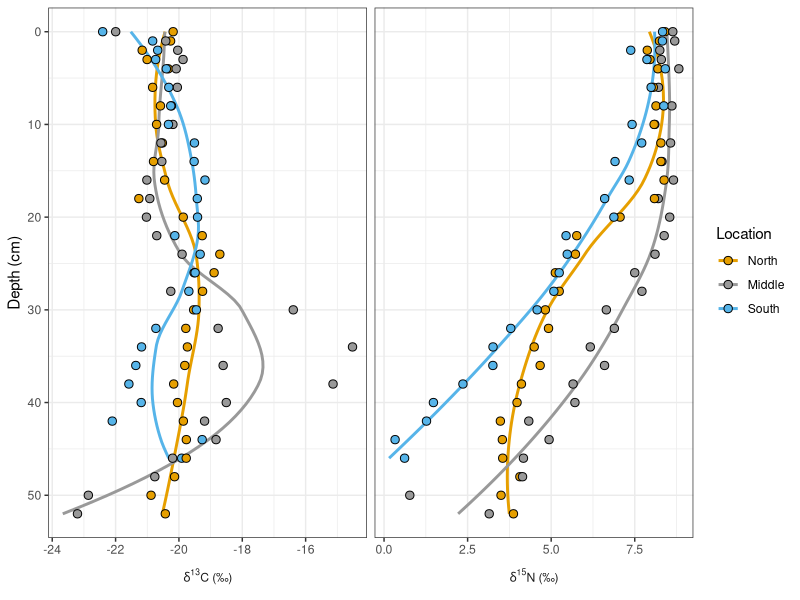
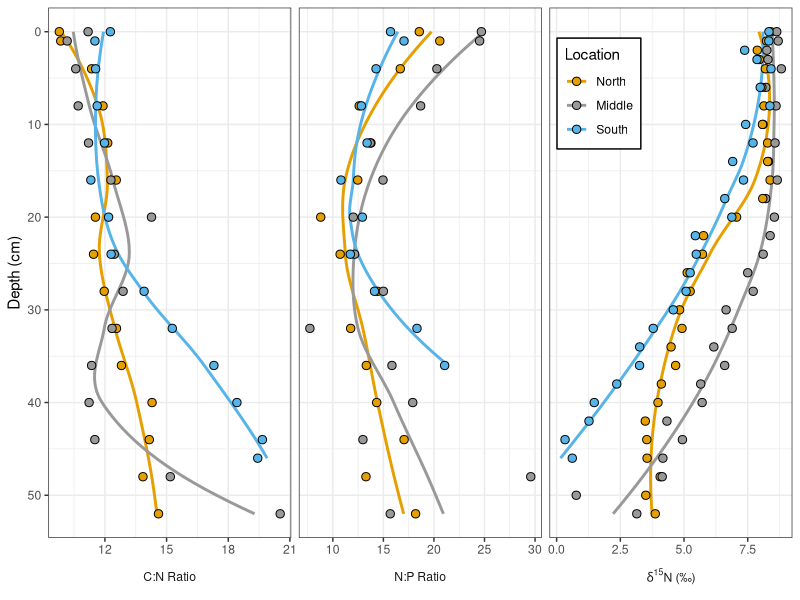
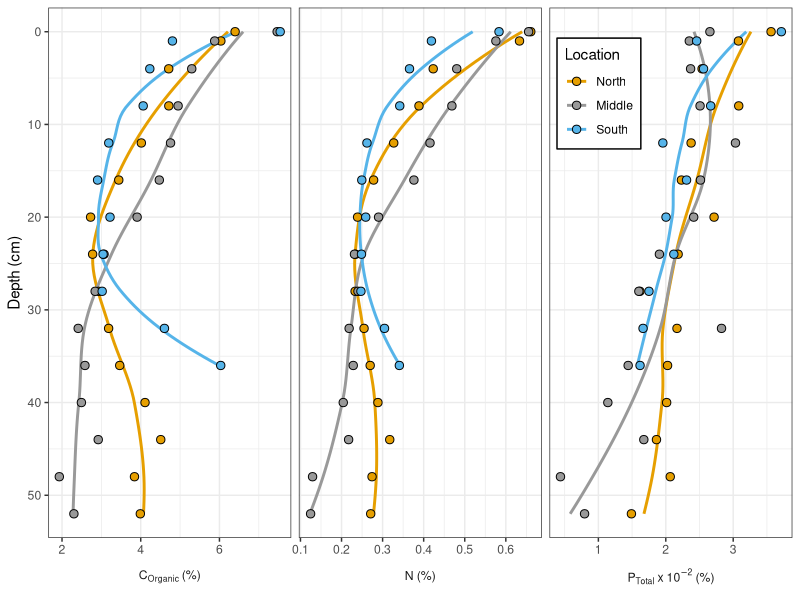
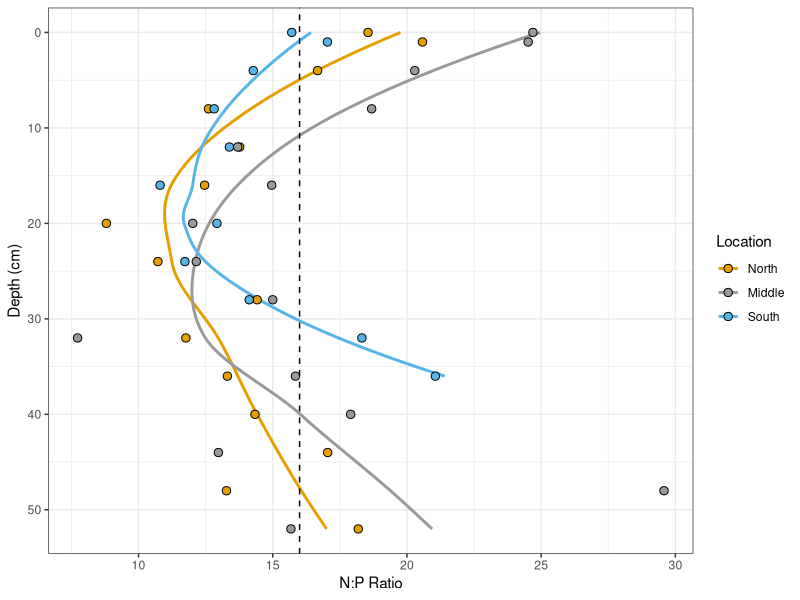
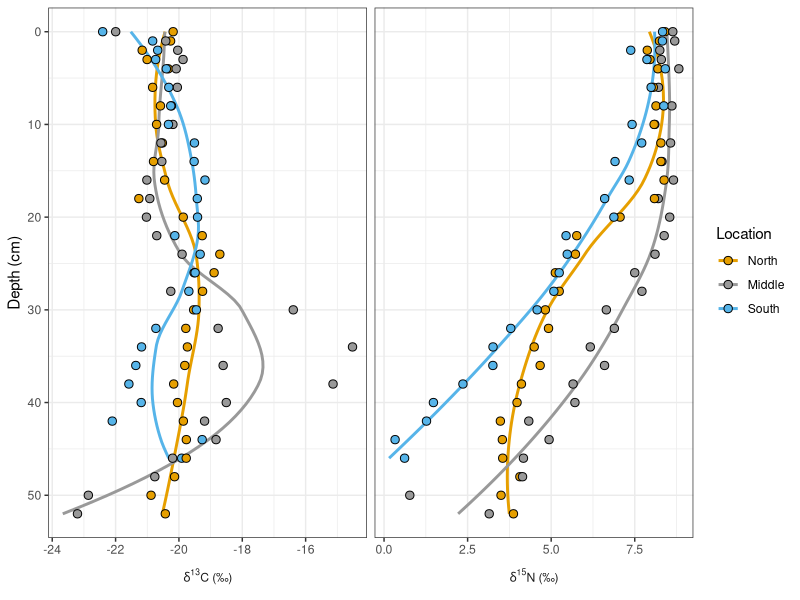
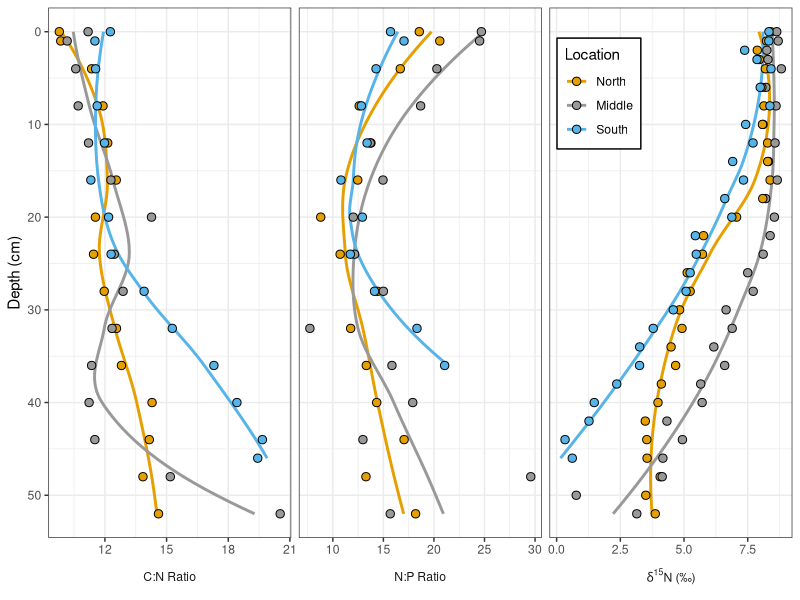
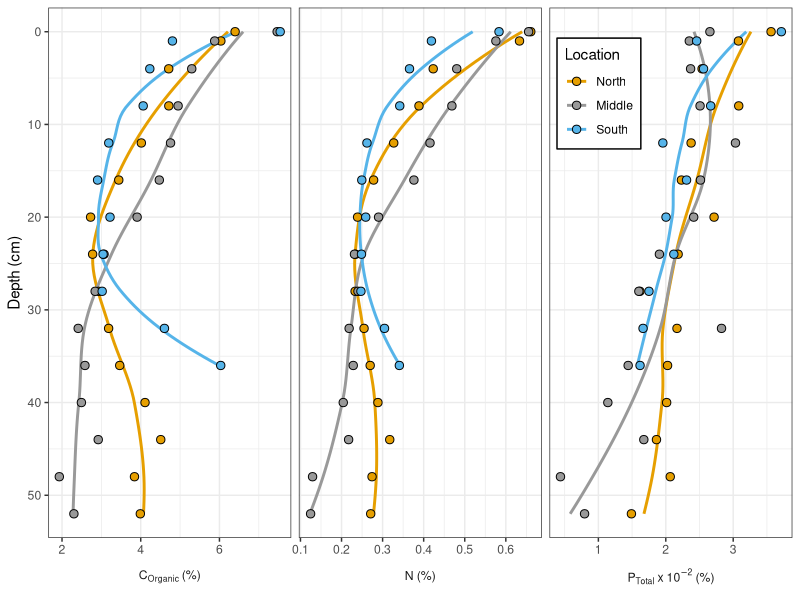
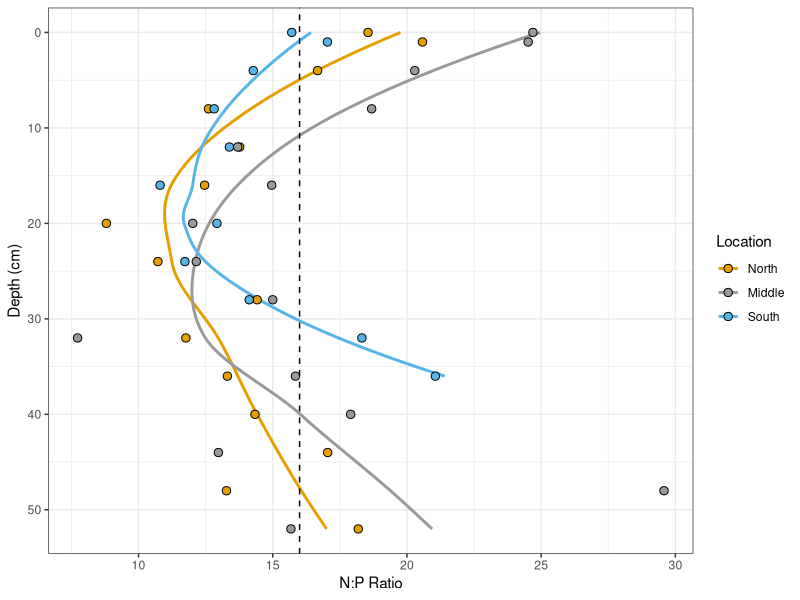

The R script that drew these images, in order:
## ---- chunk 1
knitr::opts_chunk$set(warning = FALSE, message = FALSE)
## ---- chunk 2
#load libraries
library(readxl)
library(tidyverse)

#import data
isotopes_2 <- read_excel("data/isotopes_2.xlsx") %>%
  group_by(Location,`Depth`) %>%
  summarize(`%N`=mean(`%N`),
            d15N=mean(d15N),
            `%C.total`=mean(`%C.total`),
            d13C.total=mean(d13C.total))

all_isotopes <- read_excel("data/isotopes_tidy.xlsx")

colnames(all_isotopes) <- c("Core","Location","Depth","Water","Bulk","Grainsize","d15N","%N","d13C.total","d13C.inorg","%C.total","%C.organic","%C.inorg","% inorg","C:N", '%P.total','N:P')

all_isotopes <- all_isotopes %>%
  drop_na("d15N")

all_isotopes <- full_join(all_isotopes,isotopes_2)

## ---- chunk 3
theme_set(theme_bw())

subset <- all_isotopes[c("Location","Depth","d15N", "d13C.total")]

#subset <- subset(subset,subset$`%C.organic`<10)

subset <- pivot_longer(subset,cols=3:ncol(subset))

subset$name <- factor(
  subset$name,
  labels=c(
    bquote(delta^13*C~'(‰)'),
    bquote(delta^15*N~'(‰)')
    )
  )

subset$Location <- factor(
  subset$Location,
  levels=c('North','Middle','South')
  )

ggplot(subset, aes(x=Depth, y=value, group=Location))+
  geom_smooth(aes(color=Location), alpha=0.5, se=FALSE)+
  geom_point(shape=21, size=2.5, aes(fill=Location))+
  coord_flip()+
  #scale_x_reverse(labels=function(x)2020-(x*3))+
  scale_x_reverse()+
  facet_wrap(~name,
             nrow=1,
             scales="free_x",
             strip.position = "bottom",
             labeller = label_parsed
             )+
  ylab(NULL) +
  theme(
    strip.background = element_blank(),
    strip.placement = "outside",
    )+
  xlab("Depth (cm)")+
  scale_color_manual(
    values=c(
      "#E69F00", "#999999", "#56B4E9"
      )
  )+
  scale_fill_manual(
    values=c(
      "#E69F00", "#999999", "#56B4E9"
      )
  )

ggsave("figures/isotopes.png",width=8, height=4.5)

## ---- chunk 4

subset <- all_isotopes[c("Location","Depth",'C:N',"N:P", "d15N")]

#subset <- subset(subset,subset$`%C.organic`<10)

subset <- pivot_longer(subset,cols=3:ncol(subset))

subset$name <- factor(
  subset$name,
  levels=c("C:N","N:P","d15N"),
  labels=c(
    bquote('C:N'~'Ratio'),
    bquote('N:P'~'Ratio'),
    bquote(delta^15*N~'(‰)')
    )
  )

subset$Location <- factor(
  subset$Location,
  levels=c('North','Middle','South')
  )

ggplot(subset, aes(x=Depth, y=value, group=Location))+
  geom_smooth(aes(color=Location), alpha=0.5, se=FALSE)+
  geom_point(shape=21, size=2.5, aes(fill=Location))+
  coord_flip()+
  #scale_x_reverse(labels=function(x)2020-(x*3))+
  scale_x_reverse()+
  facet_wrap(~name,
             nrow=1,
             scales="free_x",
             strip.position = "bottom",
             labeller = label_parsed
             )+
  ylab(NULL) +
  theme(
    strip.background = element_blank(),
    strip.placement = "outside",
    legend.position = c(0.74, 0.838),
    legend.background = element_rect(fill="white",
                                  linetype="solid", 
                                  colour ="black")
    )+
  xlab("Depth (cm)")+
  scale_color_manual(
    values=c(
      "#E69F00", "#999999", "#56B4E9"
      )
  )+
  scale_fill_manual(
    values=c(
      "#E69F00", "#999999", "#56B4E9"
      )
  )

ggsave("figures/elemental_ratios.png",width=8, height=4.5)

## ---- chunk 5

subset <- all_isotopes[c("Location","Depth",'%N', "%C.organic",'%P.total')]

subset <- subset(subset,subset$`%C.organic`<10)

subset <- pivot_longer(subset,cols=3:ncol(subset))

subset$name <- factor(
  subset$name,
  labels=c(
    bquote(C[Organic]~'(%)'),
    bquote(N~'(%)'),
    bquote(P[Total]~x~10^-2~'(%)')
    )
  )

subset$Location <- factor(
  subset$Location,
  levels=c('North','Middle','South')
  )

ggplot(subset, aes(x=Depth, y=value, group=Location))+
  geom_smooth(aes(color=Location), alpha=0.5, se=FALSE)+
  geom_point(shape=21, size=2.5, aes(fill=Location))+
  coord_flip()+
  scale_x_reverse()+
  facet_wrap(~name,
             nrow=1,
             scales="free_x",
             strip.position = "bottom",
             labeller = label_parsed
             )+
  ylab(NULL) +
  theme(
    strip.background = element_blank(),
    strip.placement = "outside",
    legend.position = c(0.74, 0.838),
    legend.background = element_rect(fill="white",
                                  linetype="solid", 
                                  colour ="black"))+
  xlab("Depth (cm)")+
  scale_color_manual(
    values=c(
      "#E69F00", "#999999", "#56B4E9"
      )
  )+
  scale_fill_manual(
    values=c(
      "#E69F00", "#999999", "#56B4E9"
      )
  )

ggsave("figures/elemental_composition_3.png",width=8, height=4.5)

## ---- chunk 6

subset <- all_isotopes[c("Location","Depth",'N:P')]

subset$Location <- factor(
  subset$Location,
  levels=c('North','Middle','South')
  )

ggplot(subset, aes(x=Depth, y=`N:P`, group=Location))+
  geom_smooth(aes(color=Location), alpha=0.5, se=FALSE)+
  geom_point(shape=21, size=2.5, aes(fill=Location))+
  coord_flip()+
  scale_x_reverse()+
  ylab(NULL) +
  theme(
    strip.background = element_blank(),
    strip.placement = "outside")+
  labs(x="Depth (cm)",
       y="N:P Ratio")+
  scale_color_manual(
    values=c(
      "#E69F00", "#999999", "#56B4E9"
      )
  )+
  scale_fill_manual(
    values=c(
      "#E69F00", "#999999", "#56B4E9"
      )
  )+
  geom_hline(yintercept=16,linetype="dashed")

ggsave("figures/NP_Ratio_2.png",width=6, height=6)
